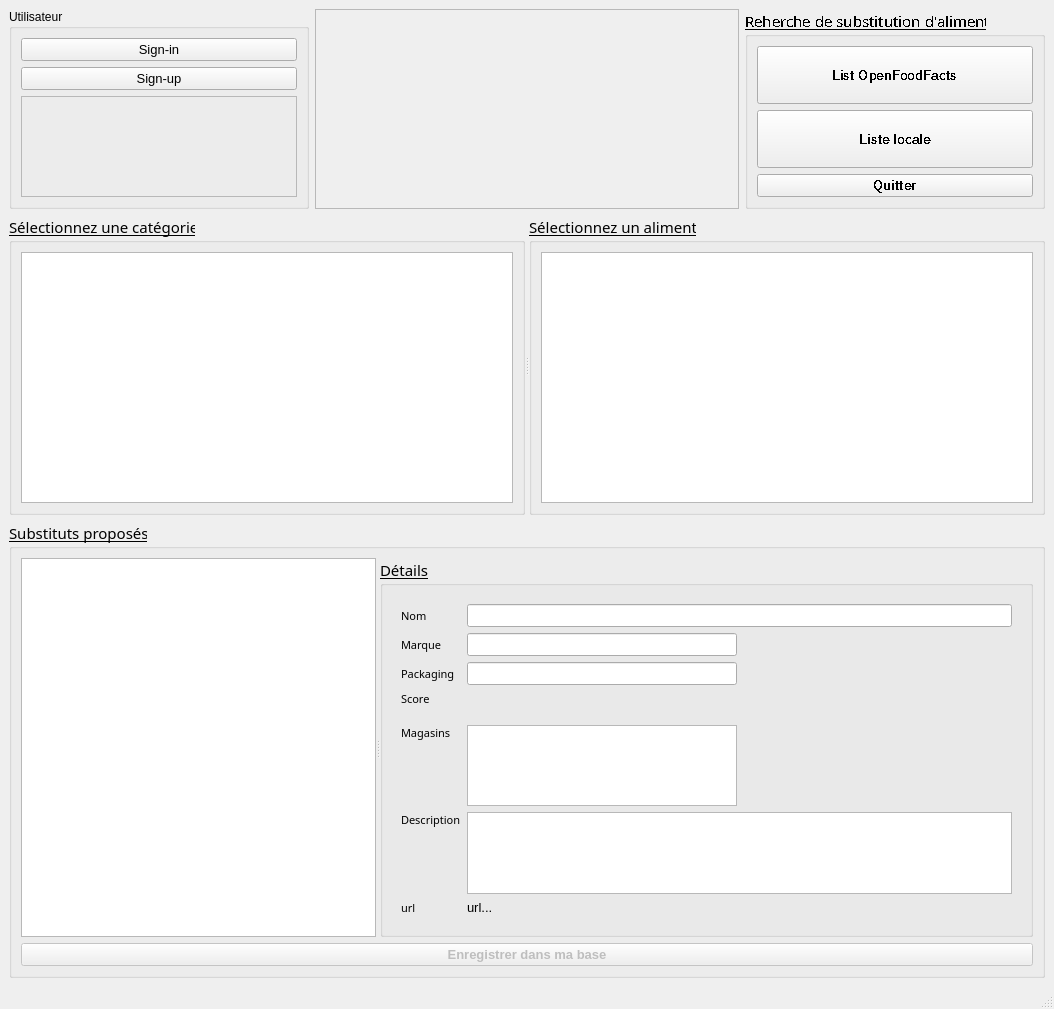
<?xml version="1.0" encoding="UTF-8"?>
<ui version="4.0">
 <class>MainWindow</class>
 <widget class="QMainWindow" name="MainWindow">
  <property name="geometry">
   <rect>
    <x>0</x>
    <y>0</y>
    <width>1054</width>
    <height>1009</height>
   </rect>
  </property>
  <property name="minimumSize">
   <size>
    <width>800</width>
    <height>800</height>
   </size>
  </property>
  <property name="windowTitle">
   <string>OpenFoodFacts Food Substitutions (OpeClassRooms projet-5)</string>
  </property>
  <property name="windowIcon">
   <iconset resource="images.qrc">
    <normaloff>:/images/assets/images/icon.png</normaloff>:/images/assets/images/icon.png</iconset>
  </property>
  <property name="styleSheet">
   <string notr="true"/>
  </property>
  <widget class="QWidget" name="centralwidget">
   <layout class="QVBoxLayout" name="verticalLayout_7">
    <item>
     <layout class="QHBoxLayout" name="horizontalLayout_user_mode">
      <property name="sizeConstraint">
       <enum>QLayout::SetFixedSize</enum>
      </property>
      <item>
       <widget class="QGroupBox" name="users_box">
        <property name="minimumSize">
         <size>
          <width>200</width>
          <height>200</height>
         </size>
        </property>
        <property name="maximumSize">
         <size>
          <width>300</width>
          <height>250</height>
         </size>
        </property>
        <property name="title">
         <string>Utilisateur</string>
        </property>
        <layout class="QVBoxLayout" name="verticalLayout">
         <item>
          <widget class="QPushButton" name="signin">
           <property name="font">
            <font>
             <family>Ubuntu</family>
             <pointsize>10</pointsize>
            </font>
           </property>
           <property name="text">
            <string>Sign-in</string>
           </property>
          </widget>
         </item>
         <item>
          <widget class="QPushButton" name="signup">
           <property name="font">
            <font>
             <family>Ubuntu</family>
             <pointsize>10</pointsize>
            </font>
           </property>
           <property name="text">
            <string>Sign-up</string>
           </property>
          </widget>
         </item>
         <item>
          <widget class="QFrame" name="frame_2">
           <property name="styleSheet">
            <string notr="true">border-image: url(:/images/assets/images/home 1.png);</string>
           </property>
           <property name="frameShape">
            <enum>QFrame::StyledPanel</enum>
           </property>
           <property name="frameShadow">
            <enum>QFrame::Raised</enum>
           </property>
          </widget>
         </item>
        </layout>
       </widget>
      </item>
      <item>
       <widget class="QFrame" name="frame">
        <property name="minimumSize">
         <size>
          <width>250</width>
          <height>150</height>
         </size>
        </property>
        <property name="styleSheet">
         <string notr="true">border-image: url(:/images/assets/images/openfoodfacts+oc.png);</string>
        </property>
        <property name="frameShape">
         <enum>QFrame::StyledPanel</enum>
        </property>
        <property name="frameShadow">
         <enum>QFrame::Raised</enum>
        </property>
       </widget>
      </item>
      <item>
       <widget class="QGroupBox" name="substitute_mode_box">
        <property name="minimumSize">
         <size>
          <width>200</width>
          <height>200</height>
         </size>
        </property>
        <property name="maximumSize">
         <size>
          <width>300</width>
          <height>250</height>
         </size>
        </property>
        <property name="font">
         <font>
          <family>Ubuntu Condensed</family>
          <pointsize>11</pointsize>
          <underline>true</underline>
          <stylestrategy>NoAntialias</stylestrategy>
          <kerning>true</kerning>
         </font>
        </property>
        <property name="title">
         <string>Reherche de substitution d'aliment</string>
        </property>
        <layout class="QVBoxLayout" name="verticalLayout_2">
         <item>
          <widget class="QPushButton" name="openfoodfacts_mode">
           <property name="enabled">
            <bool>true</bool>
           </property>
           <property name="sizePolicy">
            <sizepolicy hsizetype="Expanding" vsizetype="Expanding">
             <horstretch>0</horstretch>
             <verstretch>0</verstretch>
            </sizepolicy>
           </property>
           <property name="minimumSize">
            <size>
             <width>0</width>
             <height>0</height>
            </size>
           </property>
           <property name="font">
            <font>
             <family>Ubuntu</family>
             <pointsize>10</pointsize>
             <weight>75</weight>
             <bold>true</bold>
             <underline>false</underline>
             <stylestrategy>NoAntialias</stylestrategy>
             <kerning>true</kerning>
            </font>
           </property>
           <property name="text">
            <string>List OpenFoodFacts</string>
           </property>
           <property name="icon">
            <iconset resource="images.qrc">
             <normaloff>:/images/assets/images/icon.png</normaloff>:/images/assets/images/icon.png</iconset>
           </property>
           <property name="checkable">
            <bool>true</bool>
           </property>
           <property name="checked">
            <bool>false</bool>
           </property>
           <property name="autoDefault">
            <bool>false</bool>
           </property>
           <property name="default">
            <bool>false</bool>
           </property>
           <property name="flat">
            <bool>false</bool>
           </property>
          </widget>
         </item>
         <item>
          <widget class="QPushButton" name="local_mode">
           <property name="sizePolicy">
            <sizepolicy hsizetype="Expanding" vsizetype="Expanding">
             <horstretch>0</horstretch>
             <verstretch>0</verstretch>
            </sizepolicy>
           </property>
           <property name="minimumSize">
            <size>
             <width>0</width>
             <height>0</height>
            </size>
           </property>
           <property name="baseSize">
            <size>
             <width>0</width>
             <height>0</height>
            </size>
           </property>
           <property name="font">
            <font>
             <family>Ubuntu</family>
             <pointsize>10</pointsize>
             <weight>75</weight>
             <bold>true</bold>
             <underline>false</underline>
             <stylestrategy>NoAntialias</stylestrategy>
             <kerning>true</kerning>
            </font>
           </property>
           <property name="text">
            <string>Liste locale</string>
           </property>
           <property name="icon">
            <iconset resource="images.qrc">
             <normaloff>:/images/assets/images/home 1.png</normaloff>:/images/assets/images/home 1.png</iconset>
           </property>
           <property name="checkable">
            <bool>true</bool>
           </property>
          </widget>
         </item>
         <item>
          <widget class="QPushButton" name="quit">
           <property name="font">
            <font>
             <family>Ubuntu</family>
             <pointsize>10</pointsize>
             <weight>75</weight>
             <bold>true</bold>
             <underline>false</underline>
            </font>
           </property>
           <property name="text">
            <string>Quitter</string>
           </property>
          </widget>
         </item>
        </layout>
       </widget>
      </item>
     </layout>
    </item>
    <item>
     <widget class="QSplitter" name="splitter_2">
      <property name="orientation">
       <enum>Qt::Horizontal</enum>
      </property>
      <widget class="QGroupBox" name="categories_grp">
       <property name="minimumSize">
        <size>
         <width>0</width>
         <height>300</height>
        </size>
       </property>
       <property name="font">
        <font>
         <family>Ubuntu Condensed</family>
         <pointsize>11</pointsize>
         <underline>true</underline>
        </font>
       </property>
       <property name="title">
        <string>Sélectionnez une catégorie</string>
       </property>
       <layout class="QVBoxLayout" name="verticalLayout_4">
        <item>
         <widget class="QListView" name="categories_list">
          <property name="font">
           <font>
            <family>Ubuntu</family>
            <pointsize>10</pointsize>
            <underline>false</underline>
           </font>
          </property>
         </widget>
        </item>
       </layout>
      </widget>
      <widget class="QGroupBox" name="foods_grp">
       <property name="font">
        <font>
         <family>Ubuntu Condensed</family>
         <pointsize>11</pointsize>
         <underline>true</underline>
        </font>
       </property>
       <property name="title">
        <string>Sélectionnez un aliment</string>
       </property>
       <layout class="QVBoxLayout" name="verticalLayout_3">
        <item>
         <widget class="QListView" name="foods_list">
          <property name="font">
           <font>
            <family>Ubuntu</family>
            <pointsize>10</pointsize>
            <underline>false</underline>
           </font>
          </property>
         </widget>
        </item>
       </layout>
      </widget>
     </widget>
    </item>
    <item>
     <widget class="QGroupBox" name="groupBox">
      <property name="font">
       <font>
        <family>Ubuntu Condensed</family>
        <pointsize>11</pointsize>
        <underline>true</underline>
       </font>
      </property>
      <property name="title">
       <string>Substituts proposés</string>
      </property>
      <layout class="QVBoxLayout" name="verticalLayout_6">
       <item>
        <widget class="QSplitter" name="splitter">
         <property name="orientation">
          <enum>Qt::Horizontal</enum>
         </property>
         <widget class="QTableView" name="substitutes_list">
          <property name="font">
           <font>
            <pointsize>10</pointsize>
            <underline>false</underline>
           </font>
          </property>
         </widget>
         <widget class="QGroupBox" name="substitute_selected_grp">
          <property name="font">
           <font>
            <family>Ubuntu Condensed</family>
            <pointsize>11</pointsize>
            <underline>true</underline>
           </font>
          </property>
          <property name="title">
           <string>Détails</string>
          </property>
          <layout class="QVBoxLayout" name="verticalLayout_5">
           <item>
            <widget class="QWidget" name="substitute_widget" native="true">
             <property name="accessibleName">
              <string notr="true"/>
             </property>
             <layout class="QGridLayout" name="gridLayout">
              <item row="1" column="0">
               <widget class="QLabel" name="label_brand">
                <property name="font">
                 <font>
                  <family>Ubuntu Condensed</family>
                  <pointsize>8</pointsize>
                  <underline>false</underline>
                 </font>
                </property>
                <property name="text">
                 <string>Marque</string>
                </property>
               </widget>
              </item>
              <item row="7" column="1" colspan="2">
               <widget class="QTextEdit" name="product_description">
                <property name="font">
                 <font>
                  <family>Ubuntu</family>
                  <pointsize>10</pointsize>
                  <underline>false</underline>
                 </font>
                </property>
                <property name="acceptDrops">
                 <bool>false</bool>
                </property>
                <property name="autoFillBackground">
                 <bool>false</bool>
                </property>
                <property name="readOnly">
                 <bool>true</bool>
                </property>
               </widget>
              </item>
              <item row="7" column="0">
               <widget class="QLabel" name="label_description">
                <property name="font">
                 <font>
                  <family>Ubuntu Condensed</family>
                  <pointsize>8</pointsize>
                  <underline>false</underline>
                 </font>
                </property>
                <property name="lineWidth">
                 <number>-1</number>
                </property>
                <property name="text">
                 <string>Description</string>
                </property>
                <property name="alignment">
                 <set>Qt::AlignLeading|Qt::AlignLeft|Qt::AlignTop</set>
                </property>
               </widget>
              </item>
              <item row="6" column="0">
               <widget class="QLabel" name="label_shops">
                <property name="font">
                 <font>
                  <family>Ubuntu Condensed</family>
                  <pointsize>8</pointsize>
                  <underline>false</underline>
                 </font>
                </property>
                <property name="text">
                 <string>Magasins</string>
                </property>
                <property name="alignment">
                 <set>Qt::AlignLeading|Qt::AlignLeft|Qt::AlignTop</set>
                </property>
               </widget>
              </item>
              <item row="8" column="0">
               <widget class="QLabel" name="label_url">
                <property name="font">
                 <font>
                  <family>Ubuntu Condensed</family>
                  <pointsize>8</pointsize>
                  <underline>false</underline>
                 </font>
                </property>
                <property name="text">
                 <string>url</string>
                </property>
               </widget>
              </item>
              <item row="8" column="1">
               <widget class="QLabel" name="product_url">
                <property name="sizePolicy">
                 <sizepolicy hsizetype="Expanding" vsizetype="Fixed">
                  <horstretch>0</horstretch>
                  <verstretch>0</verstretch>
                 </sizepolicy>
                </property>
                <property name="font">
                 <font>
                  <family>Ubuntu</family>
                  <pointsize>10</pointsize>
                  <underline>false</underline>
                 </font>
                </property>
                <property name="text">
                 <string>url...</string>
                </property>
               </widget>
              </item>
              <item row="0" column="0">
               <widget class="QLabel" name="label_nom">
                <property name="font">
                 <font>
                  <family>Ubuntu Condensed</family>
                  <pointsize>8</pointsize>
                  <underline>false</underline>
                 </font>
                </property>
                <property name="text">
                 <string>Nom</string>
                </property>
               </widget>
              </item>
              <item row="6" column="1">
               <widget class="QListView" name="product_shops">
                <property name="font">
                 <font>
                  <family>Ubuntu</family>
                  <pointsize>10</pointsize>
                  <underline>false</underline>
                 </font>
                </property>
               </widget>
              </item>
              <item row="0" column="1" colspan="2">
               <widget class="QLineEdit" name="product_name">
                <property name="font">
                 <font>
                  <family>Ubuntu</family>
                  <pointsize>10</pointsize>
                  <weight>75</weight>
                  <bold>true</bold>
                  <underline>false</underline>
                 </font>
                </property>
                <property name="readOnly">
                 <bool>true</bool>
                </property>
               </widget>
              </item>
              <item row="3" column="0">
               <widget class="QLabel" name="label_score">
                <property name="font">
                 <font>
                  <family>Ubuntu Condensed</family>
                  <pointsize>8</pointsize>
                  <underline>false</underline>
                 </font>
                </property>
                <property name="text">
                 <string>Score</string>
                </property>
               </widget>
              </item>
              <item row="2" column="0">
               <widget class="QLabel" name="label_packaging">
                <property name="font">
                 <font>
                  <family>Ubuntu Condensed</family>
                  <pointsize>8</pointsize>
                  <underline>false</underline>
                 </font>
                </property>
                <property name="text">
                 <string>Packaging</string>
                </property>
               </widget>
              </item>
              <item row="1" column="1">
               <widget class="QLineEdit" name="product_brand">
                <property name="font">
                 <font>
                  <family>Ubuntu</family>
                  <pointsize>10</pointsize>
                  <underline>false</underline>
                 </font>
                </property>
               </widget>
              </item>
              <item row="2" column="1">
               <widget class="QLineEdit" name="product_packaging">
                <property name="font">
                 <font>
                  <family>Ubuntu</family>
                  <pointsize>10</pointsize>
                  <underline>false</underline>
                 </font>
                </property>
               </widget>
              </item>
              <item row="1" column="2" rowspan="6">
               <widget class="QLabel" name="product_img_thumb">
                <property name="sizePolicy">
                 <sizepolicy hsizetype="Expanding" vsizetype="Expanding">
                  <horstretch>0</horstretch>
                  <verstretch>0</verstretch>
                 </sizepolicy>
                </property>
                <property name="minimumSize">
                 <size>
                  <width>100</width>
                  <height>0</height>
                 </size>
                </property>
                <property name="font">
                 <font>
                  <pointsize>10</pointsize>
                  <underline>false</underline>
                 </font>
                </property>
                <property name="accessibleName">
                 <string notr="true"/>
                </property>
                <property name="autoFillBackground">
                 <bool>false</bool>
                </property>
                <property name="styleSheet">
                 <string notr="true">border-image: url(:/images/assets/images/off logo_thumb.png);</string>
                </property>
                <property name="text">
                 <string/>
                </property>
                <property name="alignment">
                 <set>Qt::AlignCenter</set>
                </property>
               </widget>
              </item>
              <item row="3" column="1">
               <widget class="QLabel" name="product_score">
                <property name="font">
                 <font>
                  <family>Ubuntu</family>
                  <pointsize>10</pointsize>
                  <underline>false</underline>
                 </font>
                </property>
                <property name="text">
                 <string/>
                </property>
               </widget>
              </item>
             </layout>
            </widget>
           </item>
           <item>
            <spacer name="verticalSpacer">
             <property name="orientation">
              <enum>Qt::Vertical</enum>
             </property>
             <property name="sizeHint" stdset="0">
              <size>
               <width>20</width>
               <height>40</height>
              </size>
             </property>
            </spacer>
           </item>
          </layout>
         </widget>
        </widget>
       </item>
       <item>
        <widget class="QPushButton" name="record">
         <property name="enabled">
          <bool>false</bool>
         </property>
         <property name="font">
          <font>
           <family>Ubuntu</family>
           <pointsize>10</pointsize>
           <weight>75</weight>
           <bold>true</bold>
           <underline>false</underline>
          </font>
         </property>
         <property name="text">
          <string>Enregistrer dans ma base</string>
         </property>
        </widget>
       </item>
      </layout>
     </widget>
    </item>
   </layout>
  </widget>
  <widget class="QStatusBar" name="statusBar">
   <property name="font">
    <font>
     <family>Ubuntu</family>
     <pointsize>10</pointsize>
     <weight>75</weight>
     <bold>true</bold>
    </font>
   </property>
  </widget>
 </widget>
 <resources>
  <include location="images.qrc"/>
 </resources>
 <connections/>
</ui>
